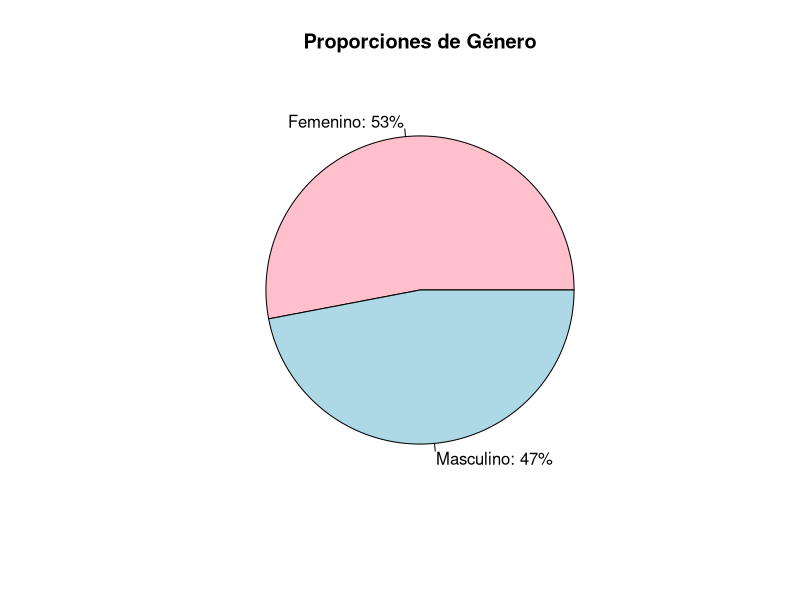
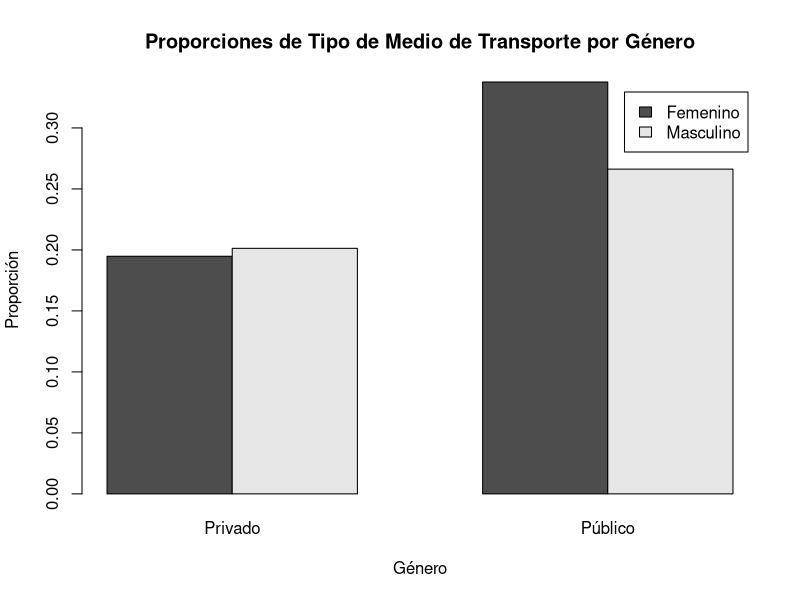

Recreate these plots in R, in order. (Note: this script raises an error after producing the figures.)
## ---- chunk 1
 library(readxl)
 library(ggplot2)
  library(dplyr)
library(knitr)
 dr = read_excel("ENCUESTA MOVILIDAD(1-154) (1).xlsx")
 kable(dr)
 #Borrar las columnas innecesarias generadas por Microsoft Forms
 dr = dr[, -c(1)]
 generos = table(dr$`Genero `)
 proporciones_Genero = prop.table(generos)
 
 # Crear un gráfico de torta para mostrar la proporción en genero
  proporciones_Genero=round(proporciones_Genero, 2)
  etiquetas = paste0(names(proporciones_Genero), ": ", proporciones_Genero * 100, "%")
  graficaGeneros = pie(proporciones_Genero, col = c("pink", "lightblue"), main = "Proporciones de Género", labels = etiquetas)


relacionMedioTrans_Genero = table(dr$`Genero `, dr$`¿Qué tipo transporte usa?`)
tabla_RelacionMedioTrans = as.data.frame(prop.table(relacionMedioTrans_Genero))
colnames(tabla_RelacionMedioTrans) <- c("Genero", "Tipo de transporte", "Porcentaje")
tabla_RelacionMedioTrans$Porcentaje <- round(tabla_RelacionMedioTrans$Porcentaje * 100, 2)
#Mostrar la grafica que muestre porcentajes entre medio de transporte y genero
kable(tabla_RelacionMedioTrans)
prop_relacionMedioTrans_Genero = prop.table(relacionMedioTrans_Genero)

barplot(prop_relacionMedioTrans_Genero, beside = TRUE, legend.text = TRUE, main = "Proporciones de Tipo de Medio de Transporte por Género", xlab = "Género", ylab = "Proporción")

# Calcular la proporción de Tipo de Medio de Transporte por Género
prop_relacionMedioTrans_Genero = prop.table(table(dr$`Genero `, dr$`¿Qué tipo transporte usa?`))



# Relación entre tipo de medio de transporte y género
# Convertir la tabla de contingencia en un dataframe
df_contingencia <- as.data.frame.table(tabla_contingencia)

# Renombrar las columnas
colnames(df_contingencia) <- c("Genero", "Conformidad", "Tipo_Transporte", "Frecuencia")

# Crear el gráfico de barras con la frecuencia de conformidad
ggplot(df_contingencia, aes(x = Conformidad, y = Frecuencia, fill = Conformidad)) +
  geom_bar(stat = "identity", position = "dodge") +
  facet_grid(Genero ~ Tipo_Transporte) +
  labs(
    x = "Conformidad",
    y = "Frecuencia",
    fill = "Conformidad",
    title = "Frecuencia de conformidad por género y tipo de transporte") +
  theme_minimal()




#Relacion entre nivel de conformidad y tipo de medio de transporte

barplot(table(dr$'Nivel de conformidad',dr$'¿Qué tipo transporte usa?'),beside = TRUE, legend.text = TRUE,main = "Conformidad por tipo de medio de transporte",xlab = "Tipo de medio de transporte", ylab="Conformidad")



# Conformidad por tipo de transporte y género
ggplot(dr, aes(x = `¿Qué tipo transporte usa?`, fill = `Genero `)) +
  geom_bar(position = "dodge") +
  facet_wrap(~ `Nivel de conformidad`) +
  labs(
       x = "Tipo de Transporte",
       y = "Frecuencia") +
  scale_fill_manual(values = c("pink", "lightblue")) +
  theme_minimal()


# Calcular la frecuencia de cada tipo de transporte ideal

frecuencia_transporte_ideal <- table(dr$`Medio transporte ideal. ¿Por qué?`)

# Convertir la tabla en un dataframe
df_frecuencia <- as.data.frame(frecuencia_transporte_ideal)

# Renombrar las columnas
colnames(df_frecuencia) <- c("Transporte_Ideal", "Frecuencia")

# Crear el gráfico de torta
ggplot(df_frecuencia, aes(x = "", y = Frecuencia, fill = Transporte_Ideal)) +
  geom_bar(stat = "identity") +
  coord_polar("y", start = 0) +
  labs(title = "Distribución del Tipo de Transporte Ideal",
       fill = "Tipo de Transporte Ideal") +
  theme_minimal() +
  theme(legend.position = "bottom")

# Boxplot para analizar gastos promedios de dinero
bp <- boxplot(as.numeric(dr$`En promedio cuánto dinero gasta a diario, en transporte`), 
  main="Cajas y Bigotes de gastos", 
  xlab="Gastos", 
  horizontal=TRUE)

# Mostrar los valores de q1, q2 y q3
q1 <- bp$stats[2]
q2 <- bp$stats[3]
q3 <- bp$stats[4]

# Agregar las etiquetas al gráfico
legend("topright", inset=.05, title="Cuartiles", 
       legend=paste("Q1: ", round(q1, 2), "\nQ2: ", round(q2, 2), "\nQ3: ", round(q3, 2)), cex=1)

# Gráfico que permita analizar género, conformidad y tiempo usando tablas de contingencia

# Crear una tabla de contingencia entre genero, conformidad y tiempo
tabla_contingencia <- table(dr$`Genero `, dr$`Nivel de conformidad`, dr$`¿Qué tipo transporte usa?`)
View(tabla_contingencia)

# Convertir la tabla de contingencia en un dataframe
df_contingencia <- as.data.frame.table(tabla_contingencia)

# Renombrar las columnas
colnames(df_contingencia) <- c("Genero", "Conformidad", "Tipo_Transporte", "Frecuencia")

# Crear el grafico de barras
ggplot(df_contingencia, aes(x = Genero, fill = Conformidad)) +
  geom_bar(position = "dodge") +
  facet_wrap(~ Tipo_Transporte) +
  labs(
    x = "Genero",
    y = "Proporcion",
    fill = "Conformidad") +
  theme_minimal() +
  ylim(0, max(df_contingencia$Frecuencia))

# Boxplot para analizar tiempo 
bp <- boxplot(as.numeric(dr$`Tiempo que tarda en 1 recorrido (Minutos)`),
  main = "Cajas y Bigotes de tiempo",
  xlab = "Tiempo",
  horizontal = T)

# Mostrar los valores de q1, q2 y q3
q1 <- bp$stats[2]
q2 <- bp$stats[3]
q3 <- bp$stats[4]

# Agregar las etiquetas al gráfico
legend("topright", inset=.05, title="Cuartiles", 
       legend=paste("Q1: ", round(q1, 2), "\nQ2: ", round(q2, 2), "\nQ3: ", round(q3, 2)), cex=1)

#Realizar una tabla de datos agrupados para analizar el nivel de conformidad con respecto al tiempo
# Calcular el número de intervalos (k)
n <- length(as.numeric(dr$`Tiempo que tarda en 1 recorrido (Minutos)`))
k <- ceiling(sqrt(n))

# Calcular el rango de los datos
rango <- max(as.numeric(dr$`Tiempo que tarda en 1 recorrido (Minutos)`)) - min(as.numeric(dr$`Tiempo que tarda en 1 recorrido (Minutos)`))

# Calcular el ancho de cada intervalo
ancho_intervalo <- ceiling(rango / k)

# Calcular los límites de cada intervalo
limites <- seq(min(as.numeric(dr$`Tiempo que tarda en 1 recorrido (Minutos)`)), max(as.numeric(dr$`Tiempo que tarda en 1 recorrido (Minutos)`)), by = ancho_intervalo)

# Crear una columna en el dataframe para asignar el intervalo correspondiente a cada dato
dr$Intervalo <- cut(as.numeric(dr$`Tiempo que tarda en 1 recorrido (Minutos)`), breaks = limites, include.lowest = TRUE)

# Agrupar los datos por intervalo
df_grouped <- group_by(dr, Intervalo)

df_summary <- summarise(df_grouped, Promedio_Conformidad = format(mean(as.numeric(`Nivel de conformidad`)), digits = 3))

# Mostrar el resumen de los promedios de conformidad por intervalo de tiempo
kable(df_summary)
